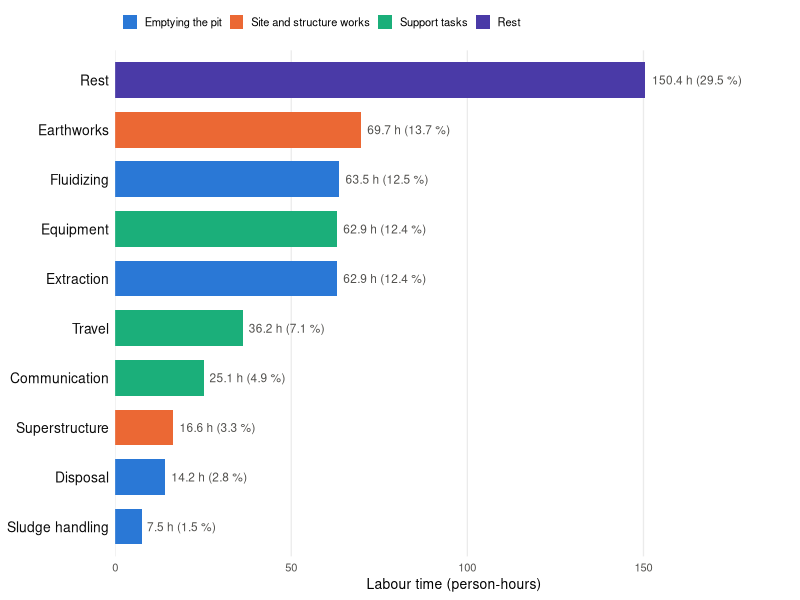
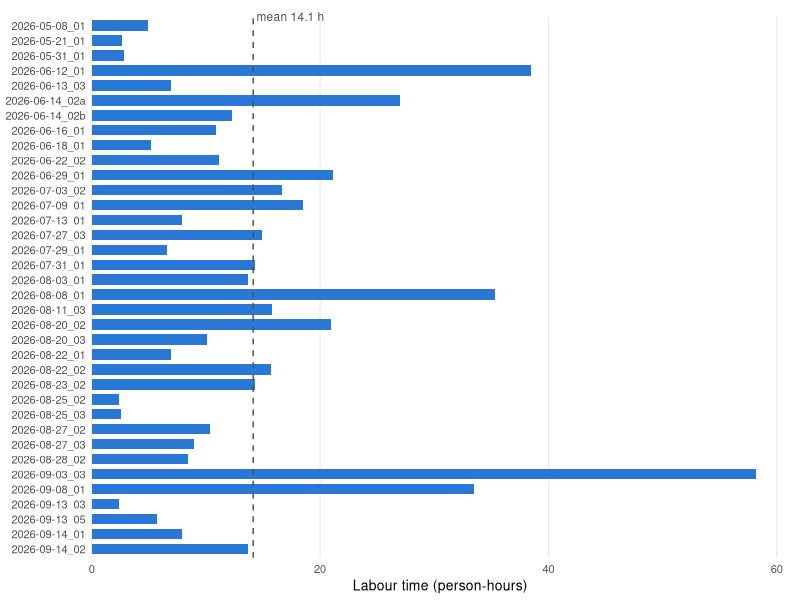

The R source for these figures, in order:
## ---- chunk 1
#| label: setup
library(dplyr)
library(readr)
library(ggplot2)
library(knitr)

tasks <- read_csv("../../data/all_tasks_clean.csv", show_col_types = FALSE)

fmt <- function(x, digits = 1) format(round(x, digits), nsmall = digits, big.mark = ",", trim = TRUE)

# Elapsed time is the span from first start to last end on each recorded
# day; one job was recorded over two days, so its daily spans are added.
day_spans <- tasks |>
  group_by(job_id, date) |>
  summarise(span_h = as.numeric(max(entry_end_time) - min(entry_start_time)) / 3600,
            .groups = "drop")

jobs <- tasks |>
  group_by(job_id) |>
  summarise(
    date = min(date),
    n_days = n_distinct(date),
    n_workers = n_distinct(gulper_id),
    n_entries = n(),
    labour_h = sum(duration_seconds) / 3600,
    .groups = "drop"
  ) |>
  left_join(day_spans |> group_by(job_id) |> summarise(elapsed_h = sum(span_h), .groups = "drop"),
            by = "job_id")

# Sensitivity: the four entries flagged timer_suspect capped at 50 minutes
capped_labour_h <- tasks |>
  mutate(d = if_else(grepl("timer_suspect", flags), pmin(duration_seconds, 3000), duration_seconds)) |>
  summarise(h = sum(d) / 3600) |>
  pull(h)
n_suspect <- sum(grepl("timer_suspect", tasks$flags))

total_labour_h <- sum(jobs$labour_h)
total_elapsed_h <- sum(jobs$elapsed_h)
n_jobs <- nrow(jobs)
n_workers <- n_distinct(tasks$gulper_id)
n_entries <- nrow(tasks)

rest_h <- sum(tasks$duration_seconds[tasks$task == "Rest"]) / 3600
## ---- chunk 2
#| label: tbl-task
#| tbl-cap: "Labour time by main task, summed over all 36 jobs."
tasks |>
  group_by(Task = task) |>
  summarise(
    Entries = n(),
    `Person-hours` = sum(duration_seconds) / 3600,
    .groups = "drop"
  ) |>
  arrange(desc(`Person-hours`)) |>
  mutate(`Share (%)` = 100 * `Person-hours` / sum(`Person-hours`)) |>
  bind_rows(tibble(
    Task = "Total", Entries = n_entries,
    `Person-hours` = total_labour_h, `Share (%)` = 100
  )) |>
  kable(digits = 1, format.args = list(big.mark = ","))
## ---- chunk 3
#| label: fig-task
#| fig-cap: "Labour time by main task across all 36 jobs, coloured by activity group. Labels give person-hours and share of total labour time."
#| fig-width: 6.5
#| fig-height: 4.2
task_groups <- c(
  Fluidizing        = "Emptying the pit",
  Extraction        = "Emptying the pit",
  `Sludge handling` = "Emptying the pit",
  Disposal          = "Emptying the pit",
  Earthworks        = "Site and structure works",
  Superstructure    = "Site and structure works",
  Equipment         = "Support tasks",
  Communication     = "Support tasks",
  Travel            = "Support tasks",
  Rest              = "Rest"
)
group_colours <- c(
  "Emptying the pit"         = "#2a78d6",
  "Site and structure works" = "#eb6834",
  "Support tasks"            = "#1baf7a",
  "Rest"                     = "#4a3aa7"
)

task_summary <- tasks |>
  group_by(task) |>
  summarise(hours = sum(duration_seconds) / 3600, .groups = "drop") |>
  mutate(
    share = 100 * hours / sum(hours),
    group = factor(task_groups[task], levels = names(group_colours)),
    task = reorder(task, hours),
    label = paste0(fmt(hours), " h (", fmt(share), " %)")
  )

ggplot(task_summary, aes(x = hours, y = task, fill = group)) +
  geom_col(width = 0.72) +
  geom_text(aes(label = label), hjust = -0.08, size = 3, colour = "#52514e") +
  scale_fill_manual(values = group_colours, name = NULL) +
  scale_x_continuous(expand = expansion(mult = c(0, 0.28))) +
  labs(x = "Labour time (person-hours)", y = NULL) +
  theme_minimal(base_size = 10) +
  theme(
    legend.position = "top",
    legend.justification = "left",
    legend.key.size = unit(0.4, "cm"),
    panel.grid.major.y = element_blank(),
    panel.grid.minor = element_blank(),
    axis.text = element_text(colour = "#52514e"),
    axis.text.y = element_text(colour = "#0b0b0b", size = 10)
  )

group_hours <- tapply(task_summary$hours, task_summary$group, sum)
## ---- chunk 4
#| label: fig-jobs
#| fig-cap: "Labour time (person-hours) per pit emptying job, ordered by date."
#| fig-width: 6.5
#| fig-height: 6
jobs |>
  mutate(job_id = factor(job_id, levels = rev(job_id))) |>
  ggplot(aes(x = labour_h, y = job_id)) +
  geom_col(fill = "#2a78d6", width = 0.7) +
  geom_vline(xintercept = mean(jobs$labour_h), linetype = "dashed", colour = "#52514e") +
  annotate("text", x = mean(jobs$labour_h), y = n_jobs + 0.6,
           label = paste0("mean ", fmt(mean(jobs$labour_h)), " h"),
           hjust = -0.05, size = 3, colour = "#52514e") +
  scale_x_continuous(expand = expansion(mult = c(0, 0.05))) +
  coord_cartesian(clip = "off") +
  labs(x = "Labour time (person-hours)", y = NULL) +
  theme_minimal(base_size = 10) +
  theme(
    panel.grid.major.y = element_blank(),
    panel.grid.minor = element_blank(),
    axis.text = element_text(colour = "#52514e"),
    plot.margin = margin(12, 8, 4, 4)
  )
## ---- chunk 5
#| label: tbl-jobs
#| tbl-cap: "Workers, labour time and elapsed time for each job."
jobs |>
  transmute(
    Job = job_id,
    Gulpers = n_workers,
    Entries = n_entries,
    `Labour (person-h)` = labour_h,
    `Elapsed (h)` = elapsed_h
  ) |>
  bind_rows(tibble(
    Job = "Total", Gulpers = n_workers, Entries = n_entries,
    `Labour (person-h)` = total_labour_h, `Elapsed (h)` = total_elapsed_h
  )) |>
  kable(digits = 1, format.args = list(big.mark = ","))
